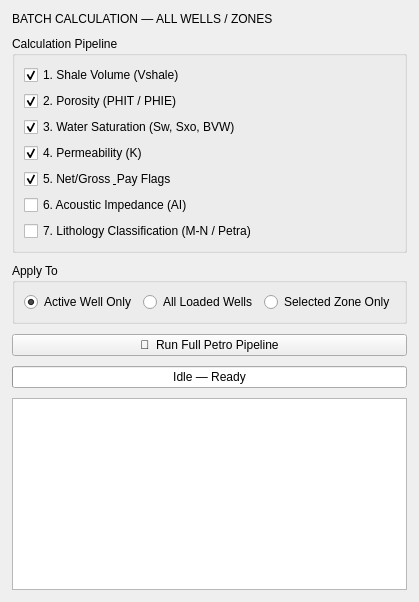
              <widget class="QWidget" name="tabBatchCalc">
               <attribute name="title">
                <string>Batch Run</string>
               </attribute>
               <layout class="QVBoxLayout" name="batchLayout">
                <property name="spacing">
                 <number>10</number>
                </property>
                <property name="leftMargin">
                 <number>12</number>
                </property>
                <property name="topMargin">
                 <number>12</number>
                </property>
                <property name="rightMargin">
                 <number>12</number>
                </property>
                <property name="bottomMargin">
                 <number>12</number>
                </property>
                <item>
                 <widget class="QLabel" name="lblSectionHeader">
                  <property name="text">
                   <string>BATCH CALCULATION — ALL WELLS / ZONES</string>
                  </property>
                 </widget>
                </item>
                <item>
                 <widget class="QGroupBox" name="grpBatchSteps">
                  <property name="title">
                   <string>Calculation Pipeline</string>
                  </property>
                  <layout class="QVBoxLayout">
                   <item>
                    <widget class="QCheckBox" name="chkBatchVshale">
                     <property name="text">
                      <string>1. Shale Volume (Vshale)</string>
                     </property>
                     <property name="checked">
                      <bool>true</bool>
                     </property>
                    </widget>
                   </item>
                   <item>
                    <widget class="QCheckBox" name="chkBatchPoro">
                     <property name="text">
                      <string>2. Porosity (PHIT / PHIE)</string>
                     </property>
                     <property name="checked">
                      <bool>true</bool>
                     </property>
                    </widget>
                   </item>
                   <item>
                    <widget class="QCheckBox" name="chkBatchSw">
                     <property name="text">
                      <string>3. Water Saturation (Sw, Sxo, BVW)</string>
                     </property>
                     <property name="checked">
                      <bool>true</bool>
                     </property>
                    </widget>
                   </item>
                   <item>
                    <widget class="QCheckBox" name="chkBatchPerm">
                     <property name="text">
                      <string>4. Permeability (K)</string>
                     </property>
                     <property name="checked">
                      <bool>true</bool>
                     </property>
                    </widget>
                   </item>
                   <item>
                    <widget class="QCheckBox" name="chkBatchNetPay">
                     <property name="text">
                      <string>5. Net/Gross &amp; Pay Flags</string>
                     </property>
                     <property name="checked">
                      <bool>true</bool>
                     </property>
                    </widget>
                   </item>
                   <item>
                    <widget class="QCheckBox" name="chkBatchAI">
                     <property name="text">
                      <string>6. Acoustic Impedance (AI)</string>
                     </property>
                    </widget>
                   </item>
                   <item>
                    <widget class="QCheckBox" name="chkBatchLitho">
                     <property name="text">
                      <string>7. Lithology Classification (M-N / Petra)</string>
                     </property>
                    </widget>
                   </item>
                  </layout>
                 </widget>
                </item>
                <item>
                 <widget class="QGroupBox" name="grpBatchWellSelect">
                  <property name="title">
                   <string>Apply To</string>
                  </property>
                  <layout class="QHBoxLayout">
                   <item>
                    <widget class="QRadioButton" name="radioBatchActiveWell">
                     <property name="text">
                      <string>Active Well Only</string>
                     </property>
                     <property name="checked">
                      <bool>true</bool>
                     </property>
                    </widget>
                   </item>
                   <item>
                    <widget class="QRadioButton" name="radioBatchAllWells">
                     <property name="text">
                      <string>All Loaded Wells</string>
                     </property>
                    </widget>
                   </item>
                   <item>
                    <widget class="QRadioButton" name="radioBatchSelectedZone">
                     <property name="text">
                      <string>Selected Zone Only</string>
                     </property>
                    </widget>
                   </item>
                  </layout>
                 </widget>
                </item>
                <item>
                 <widget class="QPushButton" name="btnRunAll">
                  <property name="text">
                   <string>🚀  Run Full Petro Pipeline</string>
                  </property>
                 </widget>
                </item>
                <item>
                 <widget class="QProgressBar" name="progressBatchCalc">
                  <property name="value">
                   <number>0</number>
                  </property>
                  <property name="textVisible">
                   <bool>true</bool>
                  </property>
                  <property name="format">
                   <string>Idle — Ready</string>
                  </property>
                 </widget>
                </item>
                <item>
                 <widget class="QTextBrowser" name="txtBatchLog"/>
                </item>
               </layout>
              </widget>
